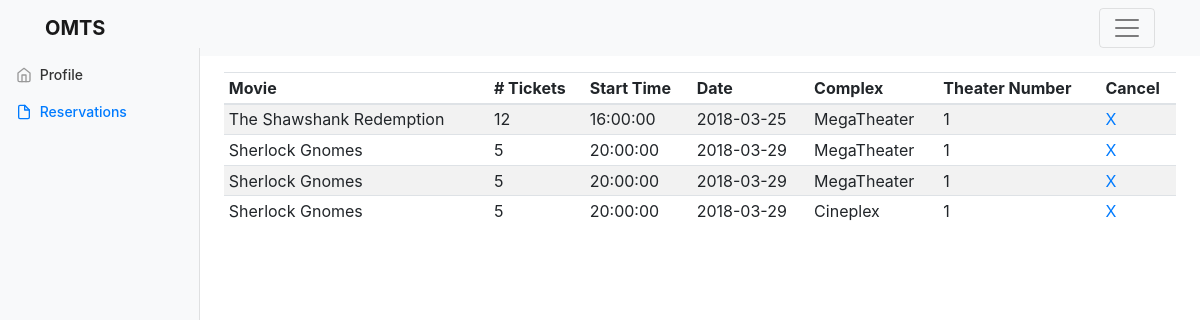
/member/reservations.php (signed in), run on an earlier commit of the app's database.
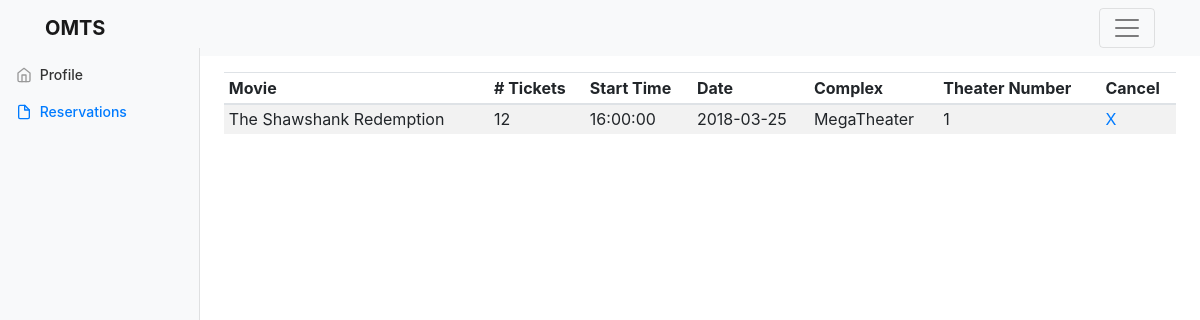
And on a later commit of the database.
### tables this page shows
CREATE TABLE `reservation` (
  `UserID` int(11) NOT NULL,
  `STime` time NOT NULL,
  `SDate` date NOT NULL,
  `TheaterNo` int(11) NOT NULL,
  `ComplexNo` int(11) NOT NULL,
  `MovieID` int(11) NOT NULL,
  `NumTickets` int(11) NOT NULL,
  PRIMARY KEY (`UserID`,`STime`,`SDate`,`MovieID`),
  KEY `STime` (`STime`,`SDate`,`TheaterNo`,`ComplexNo`,`MovieID`),
  CONSTRAINT `reservation_ibfk_2` FOREIGN KEY (`UserID`) REFERENCES `Users` (`UserID`),
  CONSTRAINT `reservation_ibfk_3` FOREIGN KEY (`STime`, `SDate`, `TheaterNo`, `ComplexNo`, `MovieID`) REFERENCES `Showing` (`STime`, `SDate`, `TheaterNo`, `ComplexNo`, `MovieID`) ON DELETE CASCADE
);

CREATE TABLE `movie` (
  `MovieID` int(11) NOT NULL AUTO_INCREMENT,
  `Title` varchar(60) NOT NULL,
  `RunTime` int(11) NOT NULL,
  `Rating` enum('G','PG','14A','18A','R','A') NOT NULL,
  `Plot` text,
  `Director` varchar(100) NOT NULL,
  `Producer` varchar(100) NOT NULL,
  `SDate` date NOT NULL,
  `EDate` date NOT NULL,
  `SupplierID` int(11) NOT NULL,
  PRIMARY KEY (`MovieID`),
  KEY `SupplierID` (`SupplierID`),
  CONSTRAINT `movie_ibfk_1` FOREIGN KEY (`SupplierID`) REFERENCES `supplier` (`SupplierID`)
);

CREATE TABLE `complex` (
  `ComplexNo` int(11) NOT NULL AUTO_INCREMENT,
  `Name` varchar(50) NOT NULL,
  `Address` varchar(100) NOT NULL,
  `Phone` char(10) NOT NULL,
  PRIMARY KEY (`ComplexNo`)
);

### member/reservations.php (the view, shortened to what this page needs)
<?php
include '../lib/database.php';
include '../parts/menu.php';
$userID = $_SESSION["user_id"];
$reserves = $db -> query("Select R.movieid, M.title, NumTickets, R.Stime, R.Sdate, C.Name, R.theaterNo  from reservation R, users U, showing S, movie M, complex C where R.userid=U.userid and R.movieid=S.movieid and S.movieid=M.movieID and S.`ComplexNo`=C.complexno and R.userid=".$userID);
?>
<!DOCTYPE html>
<html lang="en"><head>
    <link href="../css/bootstrap.css" rel="stylesheet">
    <link href="../css/dashboard.css" rel="stylesheet">
</head>
  <body>
    <div class="container-fluid">
      <div class="row">
        <nav class="col-md-2 d-none d-md-block bg-light sidebar">
          <div class="sidebar-sticky">
            <ul class="nav flex-column">
              <li class="nav-item">
                <a class="nav-link" href="profile.php">
                  Profile
                </a>
              </li>
              <li class="nav-item">
                <a class="nav-link active" href="#">
                  Reservations <span class="sr-only">(current)</span>
                </a>
              </li>
            </ul>
          </div>
        </nav>
        <main role="main" class="col-md-9 ml-sm-auto col-lg-10 pt-3 px-4">
<table class="table table-striped table-sm">
              <thead>
                <tr>
                  <th>Movie</th>
                  <th># Tickets </th>
                  <th>Start Time</th>
                  <th>Date</th>
                  <th>Complex</th>
                  <th>Theater Number</th>
                  <th>Cancel</th>
                </tr>
              </thead>
              <tbody>
<?php
$today = date("YYYY-mm-dd");
while($res = $reserves->fetch()){
  echo "<tr><td>".$res['title']."</td><td>".$res["NumTickets"]."</td><td>".$res["Stime"]."</td><td>".$res["Sdate"]."</td><td>".$res["Name"]."</td><td>".$res["theaterNo"]."</td>";
    if($res["Sdate"] < $today){
        echo "<td><a href='actions.php?action=dr&s_time=".$res["Stime"]."&s_day=".$res["Sdate"]."&movie_id=".$res["movieid"]."&uid=".$_SESSION["user_id"]."'>X</a></td>";
    }
  echo"</tr>";
};
?>
              </tbody>
            </table>
</body>

What changed in the data, as far as the page shows it:
removed reservation: movie.Title "Sherlock Gnomes", NumTickets "5", STime "20:00:00", SDate "2018-03-29", complex.Name "MegaTheater", TheaterNo "1", complex.Name "Cineplex"
